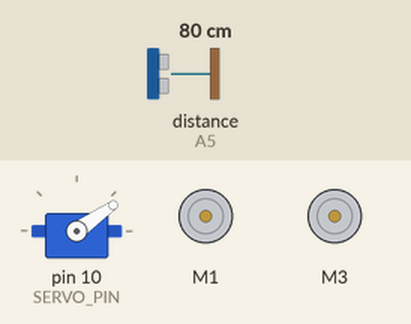
Simulated run of this sketch. Board: Arduino Uno, built with avr-gcc and run on an emulated ATmega328P. Parts: servo, 2 × DC motor (green arrow = forward, orange = backward, longer = faster). Inputs (shaded band) come from the test bench; at power-on: distance to the obstacle (sensor on A5) 80 cm. The echo pulse lasts 58.3 µs per cm.

Above: at 1.2 s.
1.3 s: distance to the obstacle (sensor on A5) set to 23 cm
4.3 s: distance to the obstacle (sensor on A5) set to 18 cm
At 4.48 s:
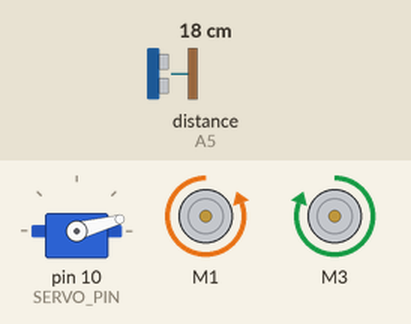
7.3 s: distance to the obstacle (sensor on A5) set to 60 cm
At 8.3 s:
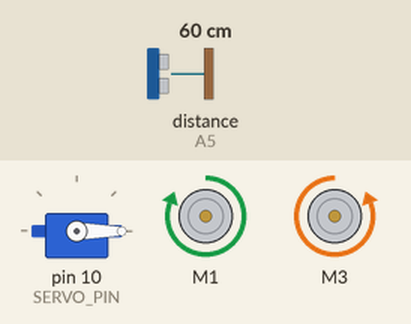
10.3 s: distance to the obstacle (sensor on A5) set to 2 cm
At 10.55 s:
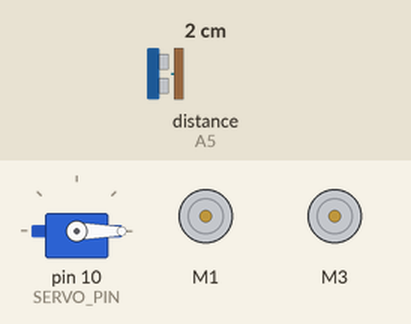
13.3 s: distance to the obstacle (sensor on A5) set to 35 cm
At 15.9 s:
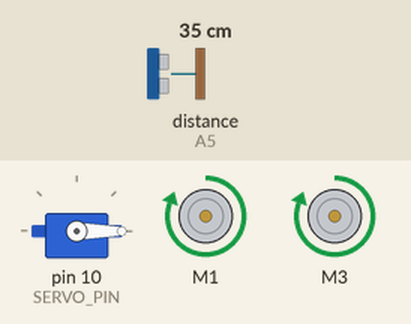
Timing chart, 0 to 17.3 s (numbered marks = the images above; inputs shaded):
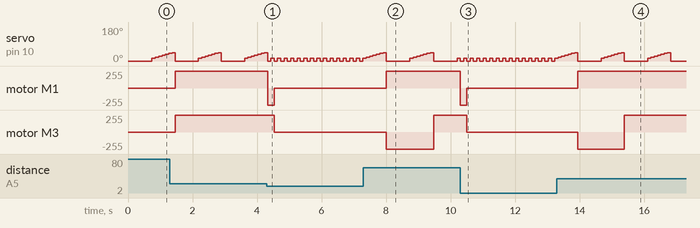

The sketch:

GPT_Ultra_Servo_DC_2.ino
```cpp
#include <AFMotor.h>
#include <NewPing.h>
#include <Servo.h>

// Ultrasonic sensor pins
#define TRIGGER_PIN A4
#define ECHO_PIN A5

// Servo motor pin
#define SERVO_PIN 10

// Distance threshold for obstacle detection
#define DISTANCE_THRESHOLD 20

AF_DCMotor motor1(1); // Motor 1 object
AF_DCMotor motor2(3); // Motor 2 object

Servo servo; // Servo motor object

NewPing sonar(TRIGGER_PIN, ECHO_PIN);

void setup() {
  // Attach servo motor
  servo.attach(SERVO_PIN);
  servo.write(90); // Set the servo motor to the center position
}

void loop() {
  // Check left and right for obstacles
  bool obstacleLeft = checkObstacle(-45, -15);
  bool obstacleRight = checkObstacle(15, 45);

  if (obstacleLeft && obstacleRight) {
    // Obstacles on both sides, stop all motors
    stopMotors();
  } else if (obstacleLeft) {
    // Obstacle on the left, turn right
    turnRight();
  } else if (obstacleRight) {
    // Obstacle on the right, turn left
    turnLeft();
  } else {
    // No obstacles, move forward
    moveForward();
  }
}

bool checkObstacle(int startAngle, int endAngle) {
  bool obstacleDetected = false;

  // Rotate the servo motor and check for obstacles
  for (int angle = startAngle; angle <= endAngle; angle += 5) {
    servo.write(angle);
    delay(100);

    int distance = sonar.ping_cm();
    if (distance==0)
    {
      distance=250;
    }

    if (distance <= DISTANCE_THRESHOLD) {
      obstacleDetected = true;
      break;
    }
  }

  // Reset the servo motor to the center position
  servo.write(90);

  return obstacleDetected;
}

void moveForward() {
  // Set motor speed and direction for forward motion
  motor1.setSpeed(255);
  motor1.run(FORWARD);
  motor2.setSpeed(255);
  motor2.run(FORWARD);
}

void stopMotors() {
  // Stop all motors
  motor1.setSpeed(0);
  motor1.run(RELEASE);
  motor2.setSpeed(0);
  motor2.run(RELEASE);
}

void turnRight() {
  // Set motor speed and direction for right turn
  motor1.setSpeed(255);
  motor1.run(FORWARD);
  motor2.setSpeed(255);
  motor2.run(BACKWARD);
}

void turnLeft() {
  // Set motor speed and direction for left turn
  motor1.setSpeed(255);
  motor1.run(BACKWARD);
  motor2.setSpeed(255);
  motor2.run(FORWARD);
}
```

Measured:
- the behaviour switches between 21 and 20 cm on distance to the obstacle (sensor on A5) (found by bisection; images 0 and 1)
- after the input at 4.3 s, motor M1: forward 255/255 → backward 255/255 at once, → stopped 0.20 s later; motor M3: forward 255/255 → stopped after 0.23 s
- after the input at 7.3 s, motor M1: stopped → forward 255/255 after 0.71 s; motor M3: stopped → backward 255/255 after 0.71 s, → forward 255/255 1.5 s later
- after the input at 10.3 s, motor M1: forward 255/255 → backward 255/255 at once, → stopped 0.20 s later; motor M3: forward 255/255 → stopped after 0.20 s
- after the input at 13.3 s, motor M1: stopped → forward 255/255 after 0.65 s; motor M3: stopped → backward 255/255 after 0.65 s, → forward 255/255 1.4 s later
- by itself, servo on pin 10 (SERVO_PIN): repeats every 1.4 s: 25° 0.10 s, 30° 0.10 s, 35° 0.10 s, 40° 0.10 s, 45° 0.10 s, 0° 0.72 s, 15° 0.10 s, 20° 0.10 s
